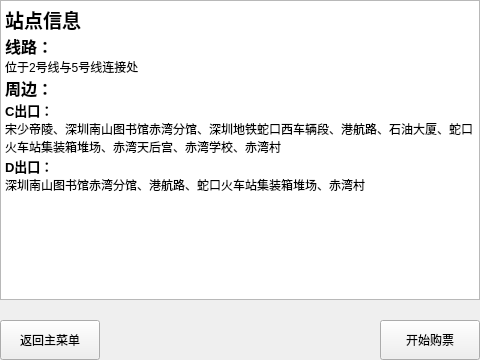
<?xml version="1.0" encoding="UTF-8"?>
<ui version="4.0">
 <class>chiWan</class>
 <widget class="QWidget" name="chiWan">
  <property name="geometry">
   <rect>
    <x>0</x>
    <y>0</y>
    <width>480</width>
    <height>360</height>
   </rect>
  </property>
  <property name="windowTitle">
   <string>Form</string>
  </property>
  <widget class="QPushButton" name="backMainBtn">
   <property name="geometry">
    <rect>
     <x>0</x>
     <y>320</y>
     <width>100</width>
     <height>40</height>
    </rect>
   </property>
   <property name="text">
    <string>返回主菜单</string>
   </property>
  </widget>
  <widget class="QPushButton" name="startBtn">
   <property name="geometry">
    <rect>
     <x>380</x>
     <y>320</y>
     <width>100</width>
     <height>40</height>
    </rect>
   </property>
   <property name="text">
    <string>开始购票</string>
   </property>
  </widget>
  <widget class="QTextBrowser" name="textBrowser">
   <property name="geometry">
    <rect>
     <x>0</x>
     <y>0</y>
     <width>480</width>
     <height>300</height>
    </rect>
   </property>
   <property name="html">
    <string>&lt;!DOCTYPE HTML PUBLIC &quot;-//W3C//DTD HTML 4.0//EN&quot; &quot;http://www.w3.org/TR/REC-html40/strict.dtd&quot;&gt;
&lt;html&gt;&lt;head&gt;&lt;meta name=&quot;qrichtext&quot; content=&quot;1&quot; /&gt;&lt;style type=&quot;text/css&quot;&gt;
p, li { white-space: pre-wrap; }
&lt;/style&gt;&lt;/head&gt;&lt;body style=&quot; font-family:'SimSun'; font-size:9pt; font-weight:400; font-style:normal;&quot;&gt;
&lt;p style=&quot; margin-top:0px; margin-bottom:0px; margin-left:0px; margin-right:0px; -qt-block-indent:0; text-indent:0px;&quot;&gt;&lt;span style=&quot; font-size:14pt; font-weight:600;&quot;&gt;站点信息&lt;/span&gt;&lt;/p&gt;
&lt;p style=&quot; margin-top:0px; margin-bottom:0px; margin-left:0px; margin-right:0px; -qt-block-indent:0; text-indent:0px;&quot;&gt;&lt;span style=&quot; font-size:12pt; font-weight:600;&quot;&gt;线路：&lt;/span&gt;&lt;/p&gt;
&lt;p style=&quot; margin-top:0px; margin-bottom:0px; margin-left:0px; margin-right:0px; -qt-block-indent:0; text-indent:0px;&quot;&gt;位于2号线与5号线连接处&lt;/p&gt;
&lt;p style=&quot; margin-top:0px; margin-bottom:0px; margin-left:0px; margin-right:0px; -qt-block-indent:0; text-indent:0px;&quot;&gt;&lt;span style=&quot; font-size:12pt; font-weight:600;&quot;&gt;周边：&lt;/span&gt;&lt;/p&gt;
&lt;p style=&quot; margin-top:0px; margin-bottom:0px; margin-left:0px; margin-right:0px; -qt-block-indent:0; text-indent:0px;&quot;&gt;&lt;span style=&quot; font-size:10pt; font-weight:600;&quot;&gt;C出口：&lt;/span&gt;&lt;/p&gt;
&lt;p style=&quot; margin-top:0px; margin-bottom:0px; margin-left:0px; margin-right:0px; -qt-block-indent:0; text-indent:0px;&quot;&gt;宋少帝陵、深圳南山图书馆赤湾分馆、深圳地铁蛇口西车辆段、港航路、石油大厦、蛇口火车站集装箱堆场、赤湾天后宫、赤湾学校、赤湾村&lt;/p&gt;
&lt;p style=&quot; margin-top:0px; margin-bottom:0px; margin-left:0px; margin-right:0px; -qt-block-indent:0; text-indent:0px;&quot;&gt;&lt;span style=&quot; font-size:10pt; font-weight:600;&quot;&gt;D出口：&lt;/span&gt;&lt;/p&gt;
&lt;p style=&quot; margin-top:0px; margin-bottom:0px; margin-left:0px; margin-right:0px; -qt-block-indent:0; text-indent:0px;&quot;&gt;深圳南山图书馆赤湾分馆、港航路、蛇口火车站集装箱堆场、赤湾村&lt;/p&gt;
&lt;p style=&quot;-qt-paragraph-type:empty; margin-top:0px; margin-bottom:0px; margin-left:0px; margin-right:0px; -qt-block-indent:0; text-indent:0px; font-size:12pt; font-weight:600;&quot;&gt;&lt;br /&gt;&lt;/p&gt;
&lt;p style=&quot;-qt-paragraph-type:empty; margin-top:0px; margin-bottom:0px; margin-left:0px; margin-right:0px; -qt-block-indent:0; text-indent:0px; font-size:12pt; font-weight:600;&quot;&gt;&lt;br /&gt;&lt;/p&gt;
&lt;p style=&quot;-qt-paragraph-type:empty; margin-top:0px; margin-bottom:0px; margin-left:0px; margin-right:0px; -qt-block-indent:0; text-indent:0px; font-size:14pt; font-weight:600;&quot;&gt;&lt;br /&gt;&lt;/p&gt;&lt;/body&gt;&lt;/html&gt;</string>
   </property>
  </widget>
 </widget>
 <resources/>
 <connections/>
</ui>
